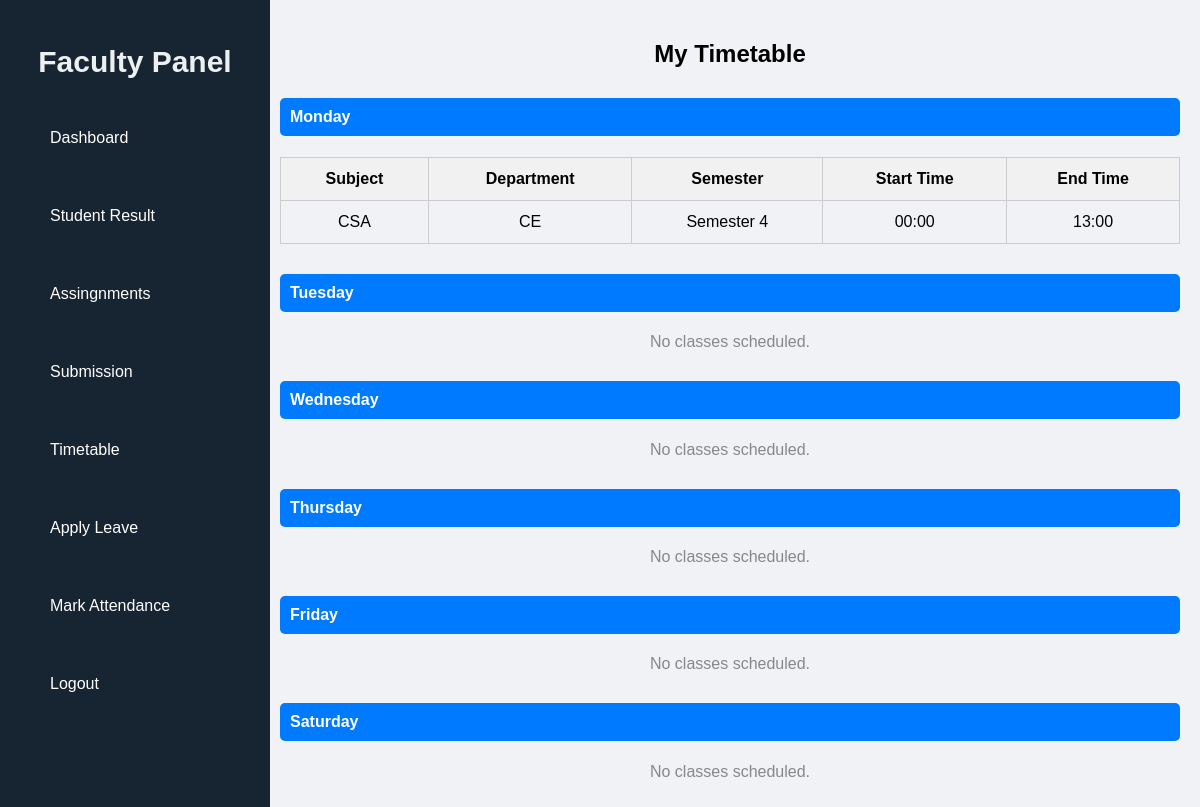
Screenshot of /faculty/timetable/ (signed in) with the database file from the repository.
### CMS/models.py (models this page shows, shortened)
class Timetable(models.Model):
    DAY_CHOICES = (
        ('Monday', 'Monday'),
        ('Tuesday', 'Tuesday'),
        ('Wednesday', 'Wednesday'),
        ('Thursday', 'Thursday'),
        ('Friday', 'Friday'),
        ('Saturday', 'Saturday'),
    )
    SEMESTER_CHOICES = (
        ('Semester 1', 'Semester 1'),
        ('Semester 2', 'Semester 2'),
        ('Semester 3', 'Semester 3'),
        ('Semester 4', 'Semester 4'),
        ('Semester 5', 'Semester 5'),
        ('Semester 6', 'Semester 6'),
        ('Semester 7', 'Semester 7'),
        ('Semester 8', 'Semester 8'),
    )
    department = models.ForeignKey(Department, on_delete=models.CASCADE)
    semester = models.CharField(max_length=20,choices=SEMESTER_CHOICES)
    subject = models.ForeignKey(Subject, on_delete=models.CASCADE)
    faculty = models.ForeignKey(Faculty, on_delete=models.CASCADE)
    day = models.CharField(max_length=20, choices=DAY_CHOICES)
    start_time = models.TimeField(null=True, blank=True)
    end_time = models.TimeField(null=True, blank=True)

class Subject(models.Model):
    name = models.CharField(max_length=100)
    department = models.ForeignKey(Department, on_delete=models.CASCADE)
    faculty = models.ForeignKey(Faculty, on_delete=models.SET_NULL, null=True)
    semester = models.IntegerField()

class Department(models.Model):
    name = models.CharField(max_length=100)

### CMS/views.py (the view)
# urls.py: path('faculty/timetable/', views.faculty_timetable, name='faculty_timetable'),
@login_required
def faculty_timetable(request):
    faculty = request.user.faculty  # assuming `request.user` is linked to Faculty model via OneToOne
    timetable = Timetable.objects.filter(faculty=faculty).order_by('day', 'start_time')
    days = ['Monday', 'Tuesday', 'Wednesday', 'Thursday', 'Friday', 'Saturday']
    day_wise_timetable = {day: [] for day in days}
    for entry in timetable:
        day_wise_timetable[entry.day].append(entry)
    context = {
        'day_wise_timetable': day_wise_timetable
    }
    return render(request, 'faculty_timetable.html', context)

### CMS/templates/faculty_timetable.html (shortened to what this page needs)
{% load static %}
<!DOCTYPE html>
<html lang="en">
<head>
    <link rel="stylesheet" href="{% static 'css/faculty_timetable.css' %}">
    <link rel="stylesheet" href="{% static 'css/sidebar.css' %}">
</head>
<body>
    <div class="manage-container">
        {% include 'faculty_sidebar.html' %}
        <div class="main-content">
            <h2>My Timetable</h2>
            {% for day, entries in day_wise_timetable.items %}
            <div class="day-section">
                <h4>{{ day }}</h4>
                {% if entries %}
                <table>
                    <thead>
                        <tr>
                            <th>Subject</th>
                            <th>Department</th>
                            <th>Semester</th>
                            <th>Start Time</th>
                            <th>End Time</th>
                        </tr>
                    </thead>
                    <tbody>
                        {% for entry in entries %}
                        <tr>
                            <td>{{ entry.subject.name }}</td>
                            <td>{{ entry.department.name }}</td>
                            <td>{{ entry.semester }}</td>
                            <td>{{ entry.start_time|time:"H:i" }}</td>
                            <td>{{ entry.end_time|time:"H:i" }}</td>
                        </tr>
                        {% endfor %}
                    </tbody>
                </table>
                {% else %}
                <p class="no-class">No classes scheduled.</p>
                {% endif %}
            </div>
            {% endfor %}
        </div>
    </div>
</body>
</html>

### CMS/static/css/faculty_timetable.css (style rules this page uses)
body { margin: 0; font-family: Arial, sans-serif; background-color: #f0f2f5; }
.manage-container { display: flex; height: 100vh; }
.main-content { margin-left: 260px; padding: 20px; flex-grow: 1; overflow-y: auto; }
h2 { text-align: center; margin-bottom: 30px; }
.day-section { margin-bottom: 30px; }
.day-section h4 { background-color: #007bff; color: white; padding: 10px; border-radius: 5px; }
table { width: 100%; border-collapse: collapse; margin-top: 10px; }
th, td { padding: 12px; border: 1px solid #ccc; text-align: center; }
th { background-color: #f1f1f1; }
.no-class { text-align: center; color: #888; }

### rows the page displays
Timetable: day "Monday", subject.name "CSA", department.name "CE", semester "Semester 4", start_time "00:00", end_time "13:00"

### other values shown
{{ day }} "Tuesday" "Wednesday" "Thursday" "Friday" "Saturday"
